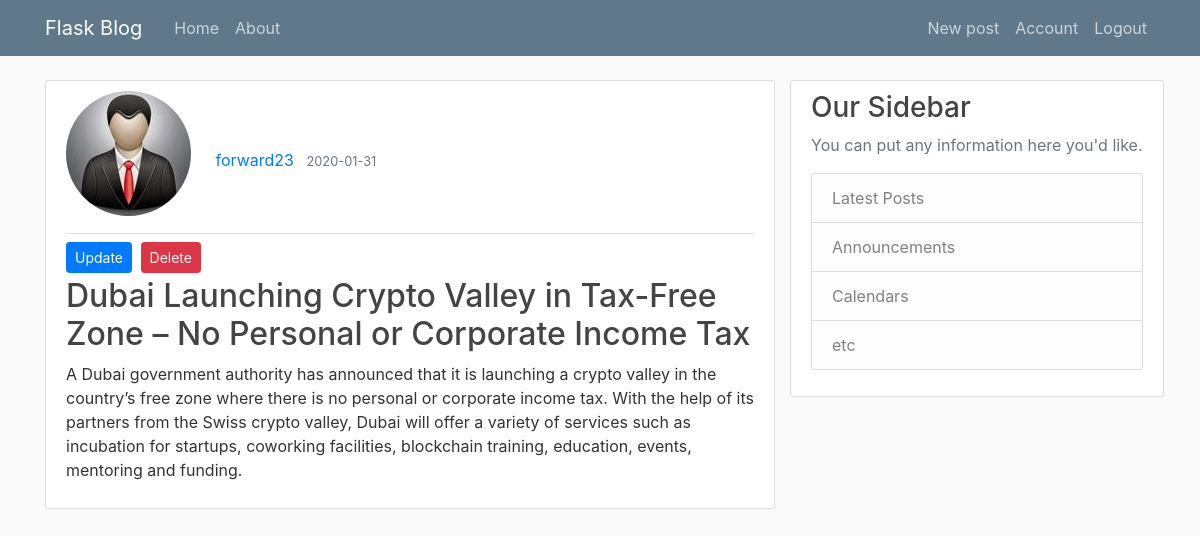
The app's page /post/4 (signed in) with its own data.
### flaskblog/models.py (models this page shows, shortened)
class User(db.Model, UserMixin):
    id = db.Column(db.Integer, primary_key=True)
    username = db.Column(db.String(20), unique=True, nullable=False)
    email = db.Column(db.String(120), unique=True, nullable=False)
    image_file = db.Column(db.String(20), nullable=False, default='default.jpg')
    password = db.Column(db.String(60), nullable=False)
    posts = db.relationship('Post', backref='author', lazy=True)

class Post(db.Model, UserMixin):
    id = db.Column(db.Integer, primary_key=True)
    title = db.Column(db.String(100), nullable=False)
    date_posted = db.Column(db.DateTime, nullable=False, default=datetime.utcnow())
    content = db.Column(db.Text, nullable=False)
    user_id = db.Column(db.Integer, db.ForeignKey('user.id'))

### flaskblog/routes.py (the view)
@app.route('/post/<int:post_id>', methods=['GET', 'POST'])
@login_required
def post(post_id):
    post = Post.query.get_or_404(post_id)
    return render_template('post.html', title=post.title, post=post)

### flaskblog/models.py (called while the page is built)
@login_manager.user_loader
def load_user(user_id):
    return User.query.get(int(user_id))

### flaskblog/templates/post.html (shortened to what this page needs)
{% extends 'layout.html' %}
{% block content %}
<article class="media content-section">
  <div class="media-body">
    <div class="article-metadata">
        <img class="rounded-circle account-img" src="{{ url_for('static', filename='profile_pics/' + post.author.image_file) }}" >
      <a class="mr-2" href="#">{{ post.author.username }}</a>
      <small class="text-muted">{{ post.date_posted.date() }}</small>
    </div>
      {% if current_user == post.author %}
         <div>
              <a class="btn btn-primary btn-sm mt-1 mb-1" href="{{ url_for('update_post', post_id=post.id) }}"> Update <a/>
              <button type="button" class="btn btn-danger btn-sm m-1" data-toggle="modal" data-target="#deleteModal"> Delete </button>
          </div>
      {% endif %}
    <h2>{{ post.title }}</h2>
    <p class="article-content">{{ post.content }}</p>
  </div>
</article>
{% endblock %}

### flaskblog/static/main.css (style rules this page uses)
body { background: #fafafa; color: #333333; margin-top: 5rem; }
h1, h2, h3, h4, h5, h6 { color: #444444; }
.content-section { background: #ffffff; padding: 10px 20px; border: 1px solid #dddddd; border-radius: 3px; margin-bottom: 20px; }
.article-content { white-space: pre-line; }
.article-metadata { padding-bottom: 1px; margin-bottom: 4px; border-bottom: 1px solid #e3e3e3 }
.account-img { height: 125px; width: 125px; margin-right: 20px; margin-bottom: 16px; }

### records on screen
User: image_file (picture), author.username "forward23"
Post: date_posted "2020-01-31", title "Dubai Launching Crypto Valley in Tax-Free Zone – No Personal or Corporate Income Tax", content "A Dubai government authority has announced that it is launching a crypto valley in the country’s free zone where there is no personal or corporate income tax. With the help of its partners from the Swiss crypto valley, Dubai will offer a variety of services such as incubation for startups, coworking facilities, blockchain training, education, events, mentoring and funding."
